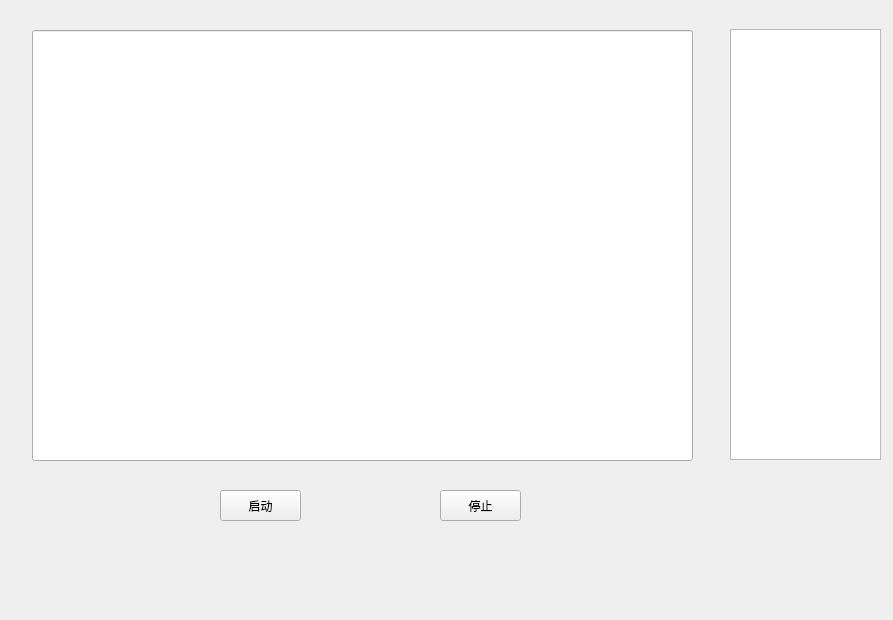
<?xml version="1.0" encoding="UTF-8"?>
<ui version="4.0">
 <class>MainWidget</class>
 <widget class="QWidget" name="MainWidget">
  <property name="geometry">
   <rect>
    <x>0</x>
    <y>0</y>
    <width>893</width>
    <height>620</height>
   </rect>
  </property>
  <property name="windowTitle">
   <string>MainWidget</string>
  </property>
  <widget class="QPushButton" name="btn_start">
   <property name="geometry">
    <rect>
     <x>220</x>
     <y>490</y>
     <width>81</width>
     <height>31</height>
    </rect>
   </property>
   <property name="text">
    <string>启动</string>
   </property>
  </widget>
  <widget class="QPushButton" name="btn_stop">
   <property name="geometry">
    <rect>
     <x>440</x>
     <y>490</y>
     <width>81</width>
     <height>31</height>
    </rect>
   </property>
   <property name="text">
    <string>停止</string>
   </property>
  </widget>
  <widget class="QLineEdit" name="line_message">
   <property name="geometry">
    <rect>
     <x>32</x>
     <y>30</y>
     <width>661</width>
     <height>431</height>
    </rect>
   </property>
  </widget>
  <widget class="QTextEdit" name="text_number">
   <property name="geometry">
    <rect>
     <x>730</x>
     <y>29</y>
     <width>151</width>
     <height>431</height>
    </rect>
   </property>
  </widget>
 </widget>
 <layoutdefault spacing="6" margin="11"/>
 <resources/>
 <connections/>
</ui>
